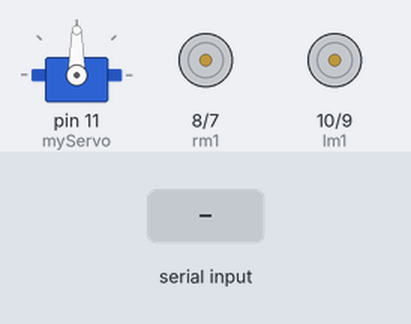
A sketch run on a simulated Arduino Uno, built with avr-gcc and run on an emulated ATmega328P. Parts: servo, motor-driver pin pairs drawn as motors (green arrow = first pin HIGH = forward, orange = second pin HIGH = backward, longer = more drive, scaled by the enable pin). Inputs (shaded band) come from the test bench. What the sketch prints to the serial monitor is not drawn.

Above: at 1.2 s.
1.3 s: "2" received over Serial
At 1.6 s:
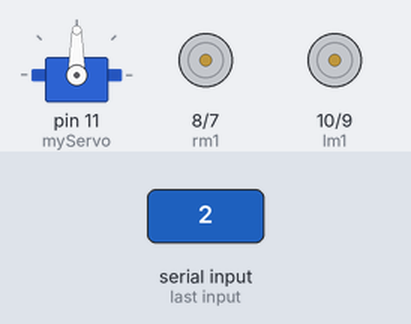
2.8 s: "1" received over Serial
At 3.9 s:
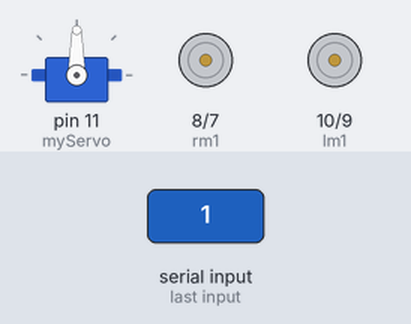
4.3 s: "4" received over Serial
At 5.1 s:
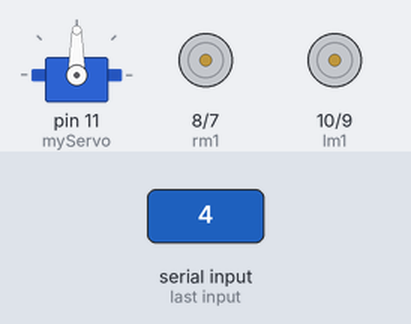
5.8 s: "3" received over Serial
At 6.2 s:
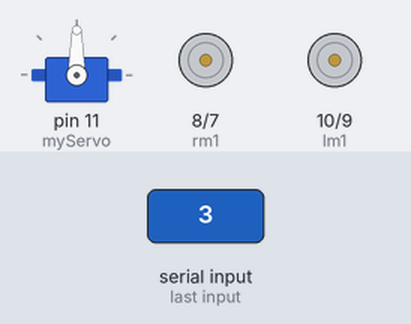
Timing chart, 0 to 8.3 s (numbered marks = the images above; inputs shaded):
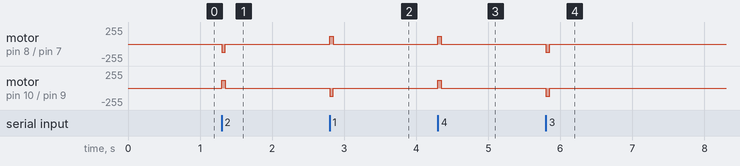

The sketch:

arduino_code_final.ino
```cpp
/***************************BLUETOOTH CONTROLLED CAR CODE**************************/
#include <SoftwareSerial.h>
#include <Servo.h>.
//Declare the arduino pins
SoftwareSerial mySerial(3,2);
Servo myServo;
int lm1 = 10;
int lm2 = 9;
int rm1 = 8;
int rm2 = 7;
int EN1 = 6; //(right)
int EN2= 5; // left
const int trigPin = 13;
const int echoPin = 12;
// Variables for the duration and the distance
long duration;
int distance;


void setup()
{
  //initlize the mode of the pins
   pinMode(lm1,OUTPUT);
   pinMode(lm2,OUTPUT);
   pinMode(rm1,OUTPUT);
   pinMode(rm2,OUTPUT);
   pinMode(EN1,OUTPUT);
   pinMode(EN2,OUTPUT);
  // pinMode(trigPin, OUTPUT); // Sets the trigPin as an Output
 // pinMode(echoPin, INPUT); // Sets the echoPin as an Input


   //set the serial communication rate
 TCCR1B = (TCCR1B & 0b11111000) | 0x04;
  Serial.begin(9600);
  mySerial.begin(9600);
   myServo.attach(11); // Defines on which pin is the servo motor attached
}

void loop()
{

 /*
  // rotates the servo motor from 15 to 165 degrees
  for(int i=15;i<=165;i++){
  myServo.write(i);
  delay(10);
  distance = calculateDistance();// Calls a function for calculating the distance measured by the Ultrasonic sensor for each degree

  Serial.print(i); // Sends the current degree into the Serial Port
  Serial.print(","); // Sends addition character right next to the previous value needed later in the Processing IDE for indexing
  Serial.print(distance); // Sends the distance value into the Serial Port
  Serial.print("."); // Sends addition character right next to the previous value needed later in the Processing IDE for indexing
  }
  // Repeats the previous lines from 165 to 15 degrees
  for(int i=165;i>15;i--){
  myServo.write(i);
  delay(30);
  distance = calculateDistance();
  Serial.print(i);
  Serial.print(",");
  Serial.print(distance);
  Serial.print(".");
  }

*/

  char val;
  if(mySerial.available()){
    val = mySerial.read();
    Serial.println(val);
    }
// check whether arduino is reciving signal or not
  while(Serial.available() == 0);
  val = Serial.read() ;//reads the signal
  Serial.print(val);

  /*********For Forward motion*********/
        if(val == '2')
       {
          digitalWrite(lm1,HIGH);  digitalWrite(rm2,HIGH);
          digitalWrite(lm2,LOW);       digitalWrite(rm1,LOW);
          analogWrite(EN1,120); analogWrite(EN2,120);
          delay(50);
          digitalWrite(lm1,HIGH);  digitalWrite(rm1,HIGH);
          digitalWrite(lm2,LOW);       digitalWrite(rm2,LOW);
          digitalWrite(EN1,LOW); digitalWrite(EN2,LOW);
          //delay(5000);
       }
       else if(val == '1')
       {
          digitalWrite(lm1,LOW);  digitalWrite(rm2,LOW);
          digitalWrite(lm2,HIGH);       digitalWrite(rm1,HIGH);
          analogWrite(EN1,120); analogWrite(EN2,120);
          delay(50);
          digitalWrite(lm1,HIGH);  digitalWrite(rm1,HIGH);
          digitalWrite(lm2,LOW);       digitalWrite(rm2,LOW);
          digitalWrite(EN1,LOW); digitalWrite(EN2,LOW);

       }
       else if(val == '4')
       {
          digitalWrite(lm1,HIGH);  digitalWrite(rm1,HIGH);
          digitalWrite(lm2,LOW);       digitalWrite(rm2,LOW);
          analogWrite(EN1,120); analogWrite(EN2,120);
          delay(50);
          digitalWrite(lm1,HIGH);  digitalWrite(rm1,HIGH);
          digitalWrite(lm2,LOW);       digitalWrite(rm2,LOW);
          digitalWrite(EN1,LOW); digitalWrite(EN2,LOW);

       }
       else if(val == '3')
       {
          digitalWrite(lm2,HIGH);  digitalWrite(rm2,HIGH);
          digitalWrite(lm1,LOW);       digitalWrite(rm1,LOW);
          analogWrite(EN1,120); analogWrite(EN2,120);
          delay(50);
          digitalWrite(lm1,HIGH);  digitalWrite(rm1,HIGH);
          digitalWrite(lm2,LOW);       digitalWrite(rm2,LOW);
          digitalWrite(EN1,LOW); digitalWrite(EN2,LOW);
          //delay(5000);
       }


}


// Function for calculating the distance measured by the Ultrasonic sensor
  int calculateDistance(){

  digitalWrite(trigPin, LOW);
  delayMicroseconds(2);
  // Sets the trigPin on HIGH state for 10 micro seconds
  digitalWrite(trigPin, HIGH);
  delayMicroseconds(10);
  digitalWrite(trigPin, LOW);
  duration = pulseIn(echoPin, HIGH); // Reads the echoPin, returns the sound wave travel time in microseconds
  distance= duration*0.034/2;
  return distance;
}
```

Measured:
- after the input at 1.3 s, motor on pin 8 (rm1) / pin 7 (rm2): stopped → backward 120/255 at once, → stopped 0.05 s later; motor on pin 10 (lm1) / pin 9 (lm2): stopped → forward 120/255 at once, → stopped 0.05 s later
- after the input at 2.8 s, motor on pin 8 (rm1) / pin 7 (rm2): stopped → forward 120/255 at once, → stopped 0.05 s later; motor on pin 10 (lm1) / pin 9 (lm2): stopped → backward 120/255 at once, → stopped 0.05 s later
- after the input at 4.3 s, motor on pin 8 (rm1) / pin 7 (rm2), motor on pin 10 (lm1) / pin 9 (lm2): stopped → forward 120/255 at once, → stopped 0.05 s later
- after the input at 5.8 s, motor on pin 8 (rm1) / pin 7 (rm2), motor on pin 10 (lm1) / pin 9 (lm2): stopped → backward 120/255 at once, → stopped 0.05 s later
